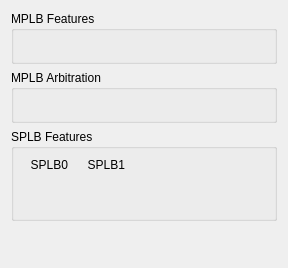
     <widget class="QWidget" name="TabPage" >
      <attribute name="title" >
       <string>Bus Features</string>
      </attribute>
      <layout class="QVBoxLayout" >
       <item>
        <widget class="QGroupBox" name="groupBox20" >
         <property name="title" >
          <string>MPLB Features</string>
         </property>
         <layout class="QGridLayout" >
          <item row="0" column="1" >
           <widget class="MdtGui::LabeledCheckbox" name="C_MPLB_ALLOW_LOCK_XFER" >
            <property name="Label" >
             <string>Allow Locked Transfer</string>
            </property>
            <property name="Key" >
             <string>C_MPLB_ALLOW_LOCK_XFER</string>
            </property>
           </widget>
          </item>
          <item row="0" column="0" >
           <widget class="MdtGui::LabeledCombobox" name="C_MPLB_MAX_BURST" >
            <property name="Label" >
             <string>Max Num of Quad-words in Bursts</string>
            </property>
            <property name="Key" >
             <string>C_MPLB_MAX_BURST</string>
            </property>
           </widget>
          </item>
          <item row="1" column="0" >
           <widget class="MdtGui::LabeledCheckbox" name="C_MPLB_SYNC_TATTRIBUTE" >
            <property name="Label" >
             <string>Allow MBusy to Block MPLB</string>
            </property>
            <property name="Key" >
             <string>C_MPLB_SYNC_TATTRIBUTE</string>
            </property>
           </widget>
          </item>
          <item row="2" column="0" >
           <widget class="MdtGui::LabeledCheckbox" name="C_MPLB_WRITE_PIPE_ENABLE" >
            <property name="Label" >
             <string>Allow Write Addr Pipelining</string>
            </property>
            <property name="Key" >
             <string>C_MPLB_WRITE_PIPE_ENABLE</string>
            </property>
           </widget>
          </item>
          <item row="2" column="1" >
           <widget class="MdtGui::LabeledCheckbox" name="C_MPLB_READ_PIPE_ENABLE" >
            <property name="Label" >
             <string>Allow Read Addr Pipelining</string>
            </property>
            <property name="Key" >
             <string>C_MPLB_READ_PIPE_ENABLE</string>
            </property>
           </widget>
          </item>
          <item row="1" column="1" >
           <widget class="MdtGui::LabeledCheckbox" name="C_MPLB_WRITE_POST_ENABLE" >
            <property name="Label" >
             <string>Allow Posted Writes</string>
            </property>
            <property name="Key" >
             <string>C_MPLB_WRITE_POST_ENABLE</string>
            </property>
           </widget>
          </item>
         </layout>
        </widget>
       </item>
       <item>
        <widget class="QGroupBox" name="groupBox22" >
         <property name="title" >
          <string>MPLB Arbitration</string>
         </property>
         <layout class="QGridLayout" >
          <item row="2" column="0" >
           <widget class="MdtGui::LabeledCombobox" name="C_MPLB_PRIO_DCUW" >
            <property name="Label" >
             <string>Secondary Arbitration Prio for Data Writes</string>
            </property>
            <property name="Key" >
             <string>C_MPLB_PRIO_DCUW</string>
            </property>
           </widget>
          </item>
          <item row="2" column="1" >
           <widget class="MdtGui::LabeledCombobox" name="C_MPLB_PRIO_ICU" >
            <property name="Label" >
             <string>Secondary Arbitration Prio for Instr Fetches</string>
            </property>
            <property name="Key" >
             <string>C_MPLB_PRIO_ICU</string>
            </property>
           </widget>
          </item>
          <item row="1" column="0" >
           <widget class="MdtGui::LabeledCombobox" name="C_MPLB_PRIO_SPLB1" >
            <property name="Label" >
             <string>Secondary Arbitration Prio for SPLB1, DMA2, DMA3</string>
            </property>
            <property name="Key" >
             <string>C_MPLB_PRIO_SPLB1</string>
            </property>
           </widget>
          </item>
          <item row="1" column="1" >
           <widget class="MdtGui::LabeledCombobox" name="C_MPLB_PRIO_DCUR" >
            <property name="Label" >
             <string>Secondary Arbitration Prio for Data Reads</string>
            </property>
            <property name="Key" >
             <string>C_MPLB_PRIO_DCUR</string>
            </property>
           </widget>
          </item>
          <item row="0" column="0" >
           <widget class="MdtGui::LabeledCombobox" name="C_MPLB_ARB_MODE" >
            <property name="Label" >
             <string>MPLB Arbitration Mode</string>
            </property>
            <property name="Key" >
             <string>C_MPLB_ARB_MODE</string>
            </property>
           </widget>
          </item>
          <item row="0" column="1" >
           <widget class="MdtGui::LabeledCombobox" name="C_MPLB_PRIO_SPLB0" >
            <property name="Label" >
             <string>Secondary Arbitration Prio for SPLB0, DMA0, DMA1</string>
            </property>
            <property name="Key" >
             <string>C_MPLB_PRIO_SPLB0</string>
            </property>
           </widget>
          </item>
         </layout>
        </widget>
       </item>
       <item>
        <widget class="QGroupBox" name="groupBox21" >
         <property name="title" >
          <string>SPLB Features</string>
         </property>
         <layout class="QHBoxLayout" >
          <item>
           <layout class="QVBoxLayout" >
            <property name="spacing" >
             <number>0</number>
            </property>
            <item>
             <layout class="QHBoxLayout" >
              <item>
               <widget class="QLabel" name="textLabel4_2" >
                <property name="text" >
                 <string/>
                </property>
                <property name="wordWrap" >
                 <bool>false</bool>
                </property>
               </widget>
              </item>
              <item>
               <widget class="QLabel" name="textLabel4" >
                <property name="text" >
                 <string>&lt;p align="right">SPLB0&lt;/p></string>
                </property>
                <property name="wordWrap" >
                 <bool>false</bool>
                </property>
               </widget>
              </item>
             </layout>
            </item>
            <item>
             <widget class="MdtGui::LabeledCheckbox" name="C_SPLB0_SUPPORT_BURSTS" >
              <property name="Label" >
               <string>SPLB Support Bursts</string>
              </property>
              <property name="Key" >
               <string>C_SPLB0_SUPPORT_BURSTS</string>
              </property>
             </widget>
            </item>
            <item>
             <widget class="MdtGui::LabeledCheckbox" name="C_SPLB0_ALLOW_LOCK_XFER" >
              <property name="Label" >
               <string>SPLB Allow Locked Transfer</string>
              </property>
              <property name="Key" >
               <string>C_SPLB0_ALLOW_LOCK_XFER</string>
              </property>
             </widget>
            </item>
            <item>
             <widget class="MdtGui::LabeledCheckbox" name="C_SPLB0_READ_PIPE_ENABLE" >
              <property name="Label" >
               <string>Enable SPLB Read Pipeline</string>
              </property>
              <property name="Key" >
               <string>C_SPLB0_READ_PIPE_ENABLE</string>
              </property>
             </widget>
            </item>
            <item>
             <widget class="MdtGui::LabeledCheckbox" name="C_SPLB0_PROPAGATE_MIRQ" >
              <property name="Label" >
               <string>Propagate MIRQ Signals from Xbar onto SPLB           </string>
              </property>
              <property name="Key" >
               <string>C_SPLB0_PROPAGATE_MIRQ</string>
              </property>
             </widget>
            </item>
            <item>
             <widget class="MdtGui::LabeledCheckbox" name="C_SPLB0_P2P" >
              <property name="Label" >
               <string>Use P2P</string>
              </property>
              <property name="Key" >
               <string>C_SPLB0_P2P</string>
              </property>
             </widget>
            </item>
           </layout>
          </item>
          <item>
           <widget class="QLabel" name="textLabel5" >
            <property name="text" >
             <string/>
            </property>
            <property name="wordWrap" >
             <bool>false</bool>
            </property>
           </widget>
          </item>
          <item>
           <layout class="QVBoxLayout" >
            <property name="spacing" >
             <number>0</number>
            </property>
            <item>
             <widget class="QLabel" name="textLabel4_3" >
              <property name="sizePolicy" >
               <sizepolicy vsizetype="Preferred" hsizetype="Preferred" >
                <horstretch>0</horstretch>
                <verstretch>0</verstretch>
               </sizepolicy>
              </property>
              <property name="text" >
               <string>&lt;p align="right">SPLB1&lt;/p></string>
              </property>
              <property name="wordWrap" >
               <bool>false</bool>
              </property>
             </widget>
            </item>
            <item>
             <widget class="MdtGui::LabeledCheckbox" name="labeledCheckbox24_3" >
              <property name="Label" >
               <string/>
              </property>
              <property name="Key" >
               <string>C_SPLB1_SUPPORT_BURSTS</string>
              </property>
             </widget>
            </item>
            <item>
             <widget class="MdtGui::LabeledCheckbox" name="C_SPLB1_ALLOW_LOCK_XFER" >
              <property name="Label" >
               <string/>
              </property>
              <property name="Key" >
               <string>C_SPLB1_ALLOW_LOCK_XFER</string>
              </property>
             </widget>
            </item>
            <item>
             <widget class="MdtGui::LabeledCheckbox" name="C_SPLB1_READ_PIPE_ENABLE" >
              <property name="sizePolicy" >
               <sizepolicy vsizetype="Preferred" hsizetype="Preferred" >
                <horstretch>0</horstretch>
                <verstretch>0</verstretch>
               </sizepolicy>
              </property>
              <property name="Label" >
               <string/>
              </property>
              <property name="Key" >
               <string>C_SPLB1_READ_PIPE_ENABLE</string>
              </property>
             </widget>
            </item>
            <item>
             <widget class="MdtGui::LabeledCheckbox" name="C_SPLB1_PROPAGATE_MIRQ" >
              <property name="Label" >
               <string/>
              </property>
              <property name="Key" >
               <string>C_SPLB1_PROPAGATE_MIRQ</string>
              </property>
             </widget>
            </item>
            <item>
             <widget class="MdtGui::LabeledCheckbox" name="C_SPLB1_P2P" >
              <property name="Label" >
               <string/>
              </property>
              <property name="Key" >
               <string>C_SPLB1_P2P</string>
              </property>
             </widget>
            </item>
           </layout>
          </item>
          <item>
           <spacer>
            <property name="orientation" >
             <enum>Qt::Horizontal</enum>
            </property>
            <property name="sizeType" >
             <enum>QSizePolicy::Expanding</enum>
            </property>
            <property name="sizeHint" >
             <size>
              <width>140</width>
              <height>51</height>
             </size>
            </property>
           </spacer>
          </item>
         </layout>
        </widget>
       </item>
       <item>
        <layout class="QHBoxLayout" >
         <item>
          <widget class="MdtGui::LabeledTextbox" name="labeledTextbox157_2" >
           <property name="Label" >
            <string>Watchdog Counter Threshold</string>
           </property>
           <property name="Key" >
            <string>C_MPLB_COUNTER</string>
           </property>
           <property name="Hidden" >
            <bool>true</bool>
           </property>
          </widget>
         </item>
         <item>
          <widget class="MdtGui::LabeledCheckbox" name="C_MPLB_WDOG_ENABLEC_MPLB_WRITE_PIPE_ENABLE_2" >
           <property name="Label" >
            <string>Enable Watchdog Timer</string>
           </property>
           <property name="Key" >
            <string>C_MPLB_WDOG_ENABLE</string>
           </property>
           <property name="Hidden" >
            <bool>true</bool>
           </property>
          </widget>
         </item>
        </layout>
       </item>
       <item>
        <spacer>
         <property name="orientation" >
          <enum>Qt::Vertical</enum>
         </property>
         <property name="sizeType" >
          <enum>QSizePolicy::Expanding</enum>
         </property>
         <property name="sizeHint" >
          <size>
           <width>41</width>
           <height>30</height>
          </size>
         </property>
        </spacer>
       </item>
      </layout>
     </widget>
